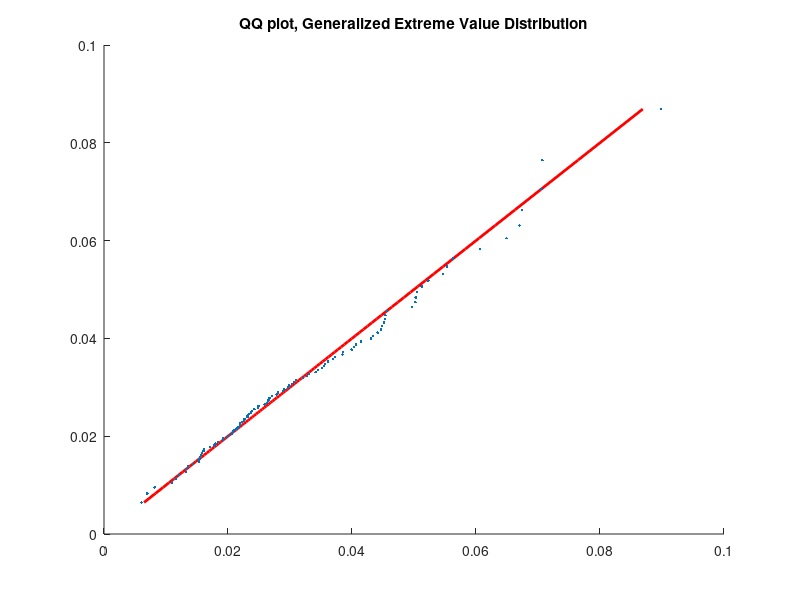
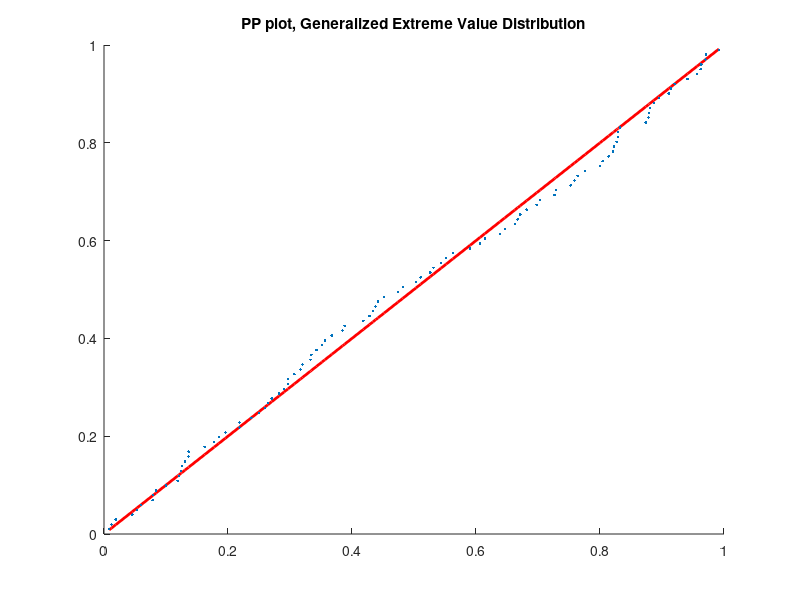

MATLAB code for these plots, in order:
% ---------------------------------------------------------------------
% Book:         SFS
% ---------------------------------------------------------------------
% Quantlet:     SFStailGEV
% ---------------------------------------------------------------------
% Description:  SFStailGEV fits Generalized Extreme Value Distribution 
%               to the negative log-returns of portfolio (Bayer, BMW, 
%               Siemens), time period: from 1992-01-01 to 2006-09-21, 
%               and produces QQ-plot and PP-plot.
% ---------------------------------------------------------------------
% Usage:       SFStailGEV 
% ---------------------------------------------------------------------
% Inputs:       None
% ---------------------------------------------------------------------
% Output:       QQ, PP plot with Generalized Extreme Value Distribution.
% ---------------------------------------------------------------------
% Example:      -
% ---------------------------------------------------------------------
% Author:       Barbara Choros 20080709
% ---------------------------------------------------------------------

function SFStailGEV
clc;
close all;
clear all;
a = load('Bay9906_close_2kPoints.txt','-ascii');
b = load('Bmw9906_close_2kPoints.txt','-ascii');
c = load('Sie9906_close_2kPoints.txt','-ascii');
d = a+b+c;
x = log(d(1:end-1))-log(d(2:end));%negative log-returns
T = length(x);
n = 20;
k = T/n;
for j=1:k
    r    = x((j-1)*n+1:j*n);
    z(j) = max(r);
end;
parmhat = gevfit(z);
w       = sort(z);

K     = parmhat(1);%shape parameter
sigma = parmhat(2);%scale parameter
mu    = parmhat(3);%location parameter

t = (1:k)/(k+1);
y = gevinv(t,K,sigma,mu);

hold on
plot(y,y,'r','LineWidth',2)
scatter(w,y,'.')
title('QQ plot, Generalized Extreme Value Distribution')
hold off
%---------------------------------------------------------------------
figure
y = gevcdf(w,K,sigma,mu);
hold on
plot(y,y,'r','LineWidth',2)
scatter(y,t,'.')
title('PP plot, Generalized Extreme Value Distribution')
hold off